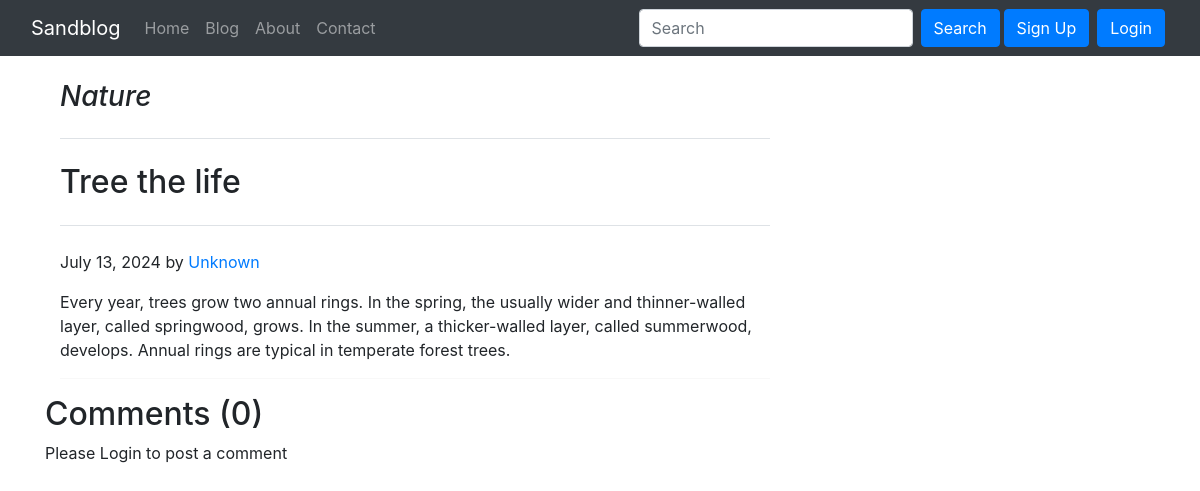
/blog/tree, run on the app's committed database.
### blog/models.py (models this page shows, shortened)
class Post(models.Model):
    sno = models.AutoField(primary_key=True)
    category = models.CharField(max_length=250)
    title = models.CharField(max_length=50)
    content = models.TextField()
    author=models.CharField(max_length=300)
    slug=models.CharField(max_length=150)
    timestamp = models.DateField(blank=True, default=now)

### blog/views.py (the view)
# urls.py: path('/<str:slug>',views.blogpost, name='Blogpost' ),
def blogpost(request, slug):
    post=Post.objects.filter(slug=slug).first()
    comments=BlogComment.objects.filter(post=post, parents=None)
    replies=BlogComment.objects.filter(post=post).exclude(parents=None)
    replyDict={}
    for reply in replies:
        if reply.parents.sno not in replyDict.keys():
            replyDict[reply.parents.sno]=[reply]
        else:
            replyDict[reply.parents.sno].append(reply)
    context={'post':post, 'comments':comments, 'user':request.user, 'replyDict':replyDict}
    return render(request, 'blog/blogpost.html', context)

### templates/blog/blogpost.html (shortened to what this page needs)
{% extends 'base.html' %}
{% block body %}
{% load humanize %}
{% load get_dict %}
<div class="container">
  <div class="col-md-8">
    <h3 class="pb-4 my-4 fst-italic border-bottom">{{post.category}}</h3>
    <article class="blog-post">
      <h2 class="pb-4 my-4 border-bottom">{{post.title}}</h2>
      <p class="blog-post-meta">{{post.timestamp}} by <a href="#">{{post.author}}</a></p>
      <p>{{post.content}}</p>
      <hr>
  </div>
</div>
<div class="container">
  <h2>Comments ({{comments.count}})</h2>
  <div class="my-2">
    {% if user.is_authenticated %}
    <form action="/blog/postcomment" method="post">
      {% csrf_token %}
      <div class="form-group">
        <label for="emapleInputEmail">Post Comment</label>
        <input type="text" class="form-control" name="comment">
      </div>
      <input type="hidden" name="postSno" value="{{post.sno}}">
      <input type="hidden" name="parentSno" value="">
      <button type="submit" class="btn btn-primary">Submit</button>
    </form>
    {% else %}
    <p>Please Login to post a comment</p>
    {% endif %}
  </div>
</div>
{% endblock %}

### data on the page
Post: category "Nature", title "Tree the life", timestamp "July 13, 2024", author "Unknown", content "Every year, trees grow two annual rings. In the spring, the usually wider and thinner-walled layer, called springwood, grows. In the summer, a thicker-walled layer, called summerwood, develops. Annual rings are typical in temperate forest trees."

### other printed values
{{ comments.count }} "0"
